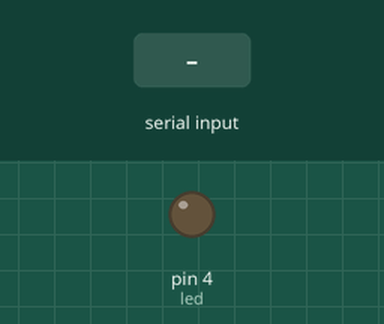
The sketch below on a simulated Arduino Uno, built with avr-gcc and run on an emulated ATmega328P. Shown: output pins drawn as LEDs (lit = HIGH). Dashed ring = blinking. The test bench sets the inputs (shaded band).

Above: at 1.2 s.
1.3 s: "90,45\n" received over the second serial link
At 2.6 s:
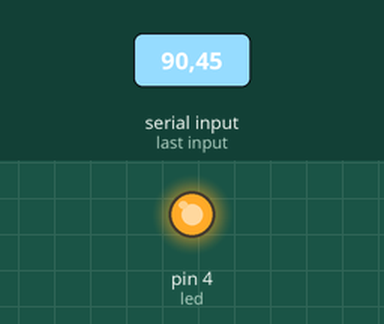
4.3 s: "4\n" received over the second serial link
At 4.75 s:
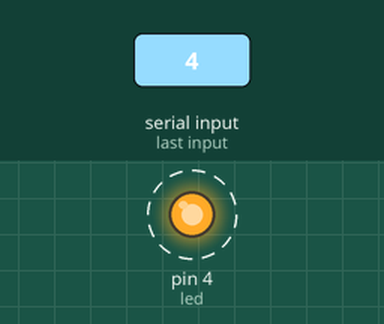
7.0 s: "30,150\n" received over the second serial link
At 9.3 s:
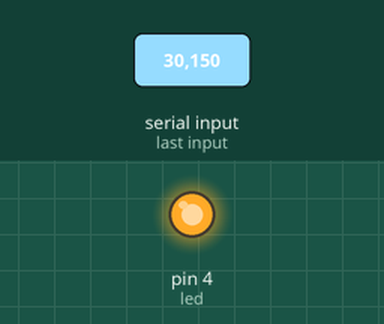
Timing chart, 0 to 10.8 s (numbered marks = the images above; inputs shaded):
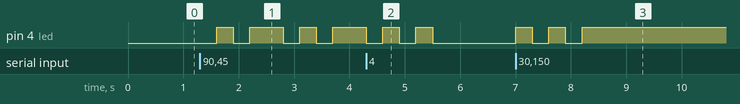

The sketch:

bluetooth-vers-2.ino
```cpp
#include <SoftwareSerial.h>

SoftwareSerial bluetooth(10, 11); // RX, TX
int led = 4;
String receivedBluetoothString = "";

void setup() {
 bluetooth.begin(9600);
 pinMode(led, OUTPUT);

}

void loop() {

 while (bluetooth.available() > 0) {

   char receivedBluetoothChar = bluetooth.read();
   receivedBluetoothString += receivedBluetoothChar;


     if (receivedBluetoothString.toInt() == 5) {
       digitalWrite(led, HIGH);
       delay(300);
       digitalWrite(led, LOW);
       delay(300);
       digitalWrite(led, HIGH);
       delay(300);
       digitalWrite(led, LOW);
       delay(300);
       digitalWrite(led, HIGH);
     }
     else if (receivedBluetoothString.toInt() == 4) {
       digitalWrite(led, LOW);
       delay(300);
       digitalWrite(led, HIGH);
       delay(300);
       digitalWrite(led, LOW);
       delay(300);
       digitalWrite(led, HIGH);
       delay(300);
       digitalWrite(led, LOW);
     }

     receivedBluetoothString = "";

 }
}
```

Measured:
- after the input at 1.3 s, pin 4 (led): goes HIGH 0.30 s, LOW 0.30 s, HIGH 0.60 s, LOW 0.30 s, HIGH 0.30 s, LOW 0.30 s, then HIGH, starting after 0.30 s
- after the input at 4.3 s, pin 4 (led): alternates HIGH for 0.30 s and LOW for 0.30 s, 5 changes in all, then stays LOW, starting at once
- after the input at 7.0 s, pin 4 (led): alternates HIGH for 0.30 s and LOW for 0.30 s, 5 changes in all, then stays HIGH, starting at once
